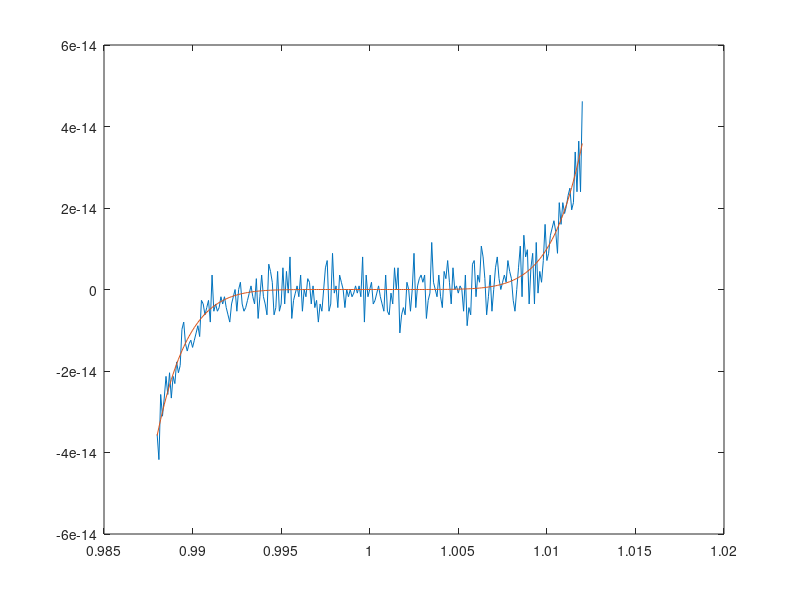

The MATLAB script that drew this image:
% Demonstration of noise caused by rounding error during
% different numerical evaluations of (x+1)^7.
% Taken from Cleve Moler's article.

x = 0.988:0.0001:1.012;
% the previous line is bad practice, even though harmless for a graphical
% display -- it's unclear whether x takes 2400 or 2401 values (depending
% on whether 0.988 + 2400*0.0001 > 1.012 or not!).

y = x.^7 - 7*x.^6 + 21*x.^5 - 35*x.^4 + 35*x.^3 - 21*x.^2 + 7*x - 1;
z = (x-1).^7;
plot(x,y, x,z);

